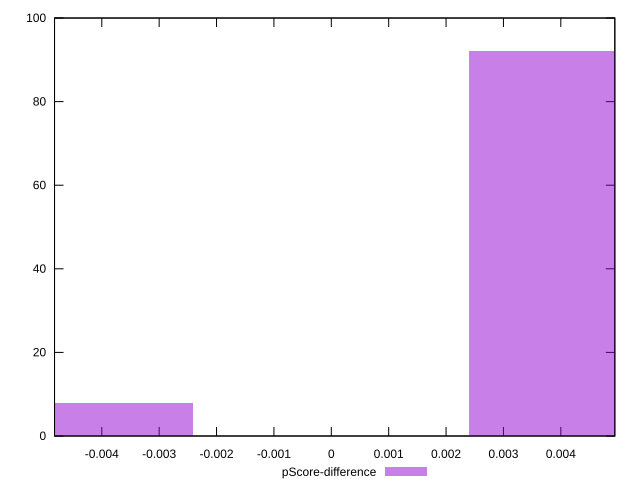

Generate this figure with gnuplot:
reset

$pScoreDifference <<EOF
0.004811009668516484 92
-0.004811009668516484 8
EOF

set key outside below
set boxwidth 0.004811009668516484
set xrange [-0.0048235294117647265:0.004941176470588227]
set yrange [0:100]
set trange [0:100]
set style fill transparent solid 0.5 noborder
set terminal svg size 640, 490 enhanced background rgb 'white'
set output "reports/report_00031_2021-02-24T23-18-18.084Z/uses-rel-preload/samples/card/pScore-difference/histogram.svg"

plot $pScoreDifference title "pScore-difference" with boxes

reset
